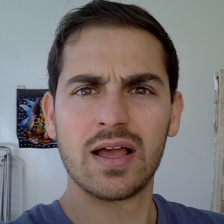
#> input picture yoav_normal (1).jpg, 224 x 224 px
$ python -i low_light_agent.py   (imports and definitions only)
#> lines starting #> are read from the running program, lines starting #| are printed output that depends on the picture
#> further down, picture is the input picture: shape (224, 224, 3); mean B, G, R 114.1, 115.6, 123.8
import sys
import os

sys.path.append(os.path.abspath(os.path.join(os.path.dirname(__file__), '..')))
import cv2
import numpy as np
from tqdm import tqdm

# ----------------------------------------
# 1. Dynamic Low Light Agent Definition
# PURPOSE: This agent rescues dark images by intelligently boosting brightness
# and contrast. Instead of applying a flat fix to every image, it calculates
# the exact amount of enhancement needed based on the image's overall luminance.
# ----------------------------------------
class DynamicLowLightAgent:
    def __init__(self):
        pass

    def _get_dynamic_params(self, l_channel):
        # Calculates how aggressively to fix the image.
        avg_brightness = np.mean(l_channel)
        #print("avg_brightness:", avg_brightness)

        # X-axis: The brightness thresholds
        brightness_levels = [0, 20, 30, 40, 80, 100, 255]

        # Y-axis: The parameters at those exact brightness levels
        clip_limits = [4.0, 4.0, 3.0, 3.0, 2.0, 1.0, 0.0]
        gammas = [2.2, 2.0, 1.8, 1.5, 1.0, 1.0, 1.0]
        denoises = [15, 15, 12, 10, 5, 0, 0]

        # --- np.interp (Linear Interpolation) ---
        # This function acts like a sliding scale. If the avg_brightness is 35 (halfway
        # between 30 and 40), it will calculate the exact halfway point between the
        # corresponding parameters.
        clip_limit = np.interp(avg_brightness, brightness_levels, clip_limits)
        gamma = np.interp(avg_brightness, brightness_levels, gammas)

        # Denoise needs to be an integer for the filter
        denoise = int(np.interp(avg_brightness, brightness_levels, denoises))

        return clip_limit, gamma, denoise

    def process(self, image):

        if image is None: return None
        # LAB - format that allows the agent to isolate the L (Lightness) channel
        lab = cv2.cvtColor(image, cv2.COLOR_BGR2LAB)
#> lab: shape (224, 224, 3); mean of channels 0, 1, 2 124.7, 131.7, 130.4
        l, a, b = cv2.split(lab)
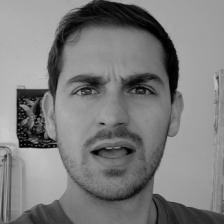
#> l: shape (224, 224); min 0, max 204, mean 124.7
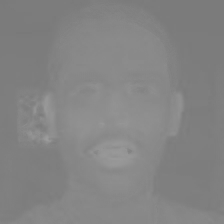
#> a: shape (224, 224); min 121, max 156, mean 131.7
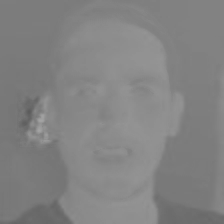
#> b: shape (224, 224); min 92, max 164, mean 130.4

        clip, gamma, denoise = self._get_dynamic_params(l)
#> in _get_dynamic_params, `avg_brightness = np.mean(l_channel)`: avg_brightness = 124.7
#> in _get_dynamic_params, `clip_limit = np.interp(avg_brightness, brightness_levels, clip_limits)`: clip_limit = 0.841
#> in _get_dynamic_params, `gamma = np.interp(avg_brightness, brightness_levels, gammas)`: gamma = 1
#> in _get_dynamic_params, `denoise = int(np.interp(avg_brightness, brightness_levels, denoises))`: denoise = 0
#> clip = 0.841; gamma = 1; denoise = 0

        # Return the original BGR image without any math
        if clip == 0 and gamma == 1.0 and denoise == 0:
            return image

        # 1. Apply CLAHE to the L channel
        clahe = cv2.createCLAHE(clipLimit=clip, tileGridSize=(8, 8))
        enhanced_l = clahe.apply(l)
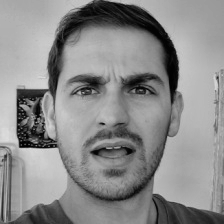
#> enhanced_l: shape (224, 224); min 1, max 221, mean 138.7

        # 2. Apply Gamma Correction to the L channel BEFORE converting to BGR
        if gamma != 1.0:
            inv_gamma = 1.0 / gamma

            # Building the Look Up Table
            table = np.array([((i / 255.0) ** inv_gamma) * 255 for i in np.arange(0, 256)]).astype("uint8")
            enhanced_l = cv2.LUT(enhanced_l, table)

        # 3. Proportionally boost Saturation
        # If we brighten the image, we must slightly scale the A and B channels towards the edges
        if clip > 1.0 or gamma < 1.0:
            # Shift A and B channels to center 0, scale, then shift back to 128
            a = cv2.addWeighted(a, 1.15, np.zeros_like(a), 0, -128 * 0.15)
            b = cv2.addWeighted(b, 1.15, np.zeros_like(b), 0, -128 * 0.15)

        # 4. Merge back to BGR
        merged = cv2.merge((enhanced_l, a, b))
#> merged: shape (224, 224, 3); mean of channels 0, 1, 2 138.7, 131.7, 130.4
        final_bgr = cv2.cvtColor(merged, cv2.COLOR_LAB2BGR)
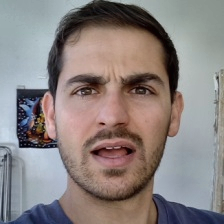
#> final_bgr: shape (224, 224, 3); mean B, G, R 128.1, 129.9, 138.4

        # 5. Fast, Edge-Preserving Denoising Bilateral Filter
        if denoise > 0:
            final_bgr = cv2.bilateralFilter(final_bgr, d=5, sigmaColor=25, sigmaSpace=25)

        return final_bgr

    # ----------------------------------------
    # 2. Batch Processing Tool
    # PURPOSE: A utility to run the agent over thousands of images automatically.
    # ----------------------------------------
    # [53 lines left out: functions process_directory, main, not called in this run]


# [2 lines not run here, left out]

>>> import cv2
>>> picture = cv2.imread('../yoav_normal (1).jpg')
>>> result = DynamicLowLightAgent().process(picture)

$ run again, on yoav_normal (13).jpg
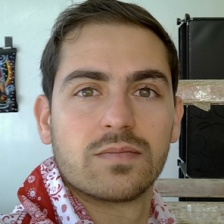
#> input picture yoav_normal (13).jpg, 224 x 224 px
#> picture is the input picture: shape (224, 224, 3); mean B, G, R 110.1, 121.1, 132.5
#> lab: shape (224, 224, 3); mean of channels 0, 1, 2 129.3, 131.3, 136.2
#> in process, `l, a, b = cv2.split(lab)`:
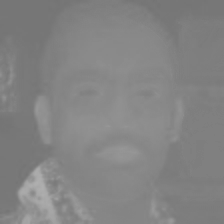
#> a: shape (224, 224); min 116, max 175, mean 131.3
#> avg_brightness = 129.3
#> clip_limit = 0.811
#> in _get_dynamic_params, `gamma = np.interp(avg_brightness, brightness_levels, gammas)`: gamma = 1
#> in _get_dynamic_params, `denoise = int(np.interp(avg_brightness, brightness_levels, denoises))`: denoise = 0
#> in process, `clip, gamma, denoise = self._get_dynamic_params(l)`: clip = 0.811; gamma = 1; denoise = 0
#> merged: shape (224, 224, 3); mean of channels 0, 1, 2 138.3, 131.3, 136.2
#> in process, `final_bgr = cv2.cvtColor(merged, cv2.COLOR_LAB2BGR)`:
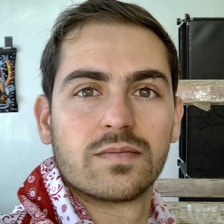
#> final_bgr: shape (224, 224, 3); mean B, G, R 119.2, 130.3, 142.1

$ run again, on yoav_normal (14).jpg
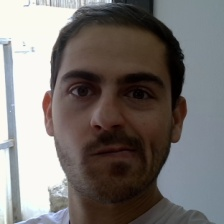
#> input picture yoav_normal (14).jpg, 224 x 224 px
#> picture is the input picture: shape (224, 224, 3); mean B, G, R 113.2, 115.7, 120.2
#> lab: shape (224, 224, 3); mean of channels 0, 1, 2 120.8, 130, 130.4
#> in process, `l, a, b = cv2.split(lab)`:
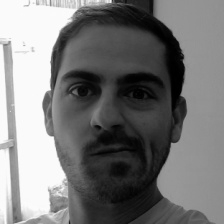
#> l: shape (224, 224); min 0, max 255, mean 120.8
#> avg_brightness = 120.8
#> clip_limit = 0.866
#> in _get_dynamic_params, `gamma = np.interp(avg_brightness, brightness_levels, gammas)`: gamma = 1
#> in _get_dynamic_params, `denoise = int(np.interp(avg_brightness, brightness_levels, denoises))`: denoise = 0
#> in process, `clip, gamma, denoise = self._get_dynamic_params(l)`: clip = 0.866; gamma = 1; denoise = 0
#> merged: shape (224, 224, 3); mean of channels 0, 1, 2 129.8, 130, 130.4
#> in process, `final_bgr = cv2.cvtColor(merged, cv2.COLOR_LAB2BGR)`:
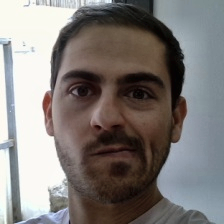
#> final_bgr: shape (224, 224, 3); mean B, G, R 121.7, 124.2, 128.9
